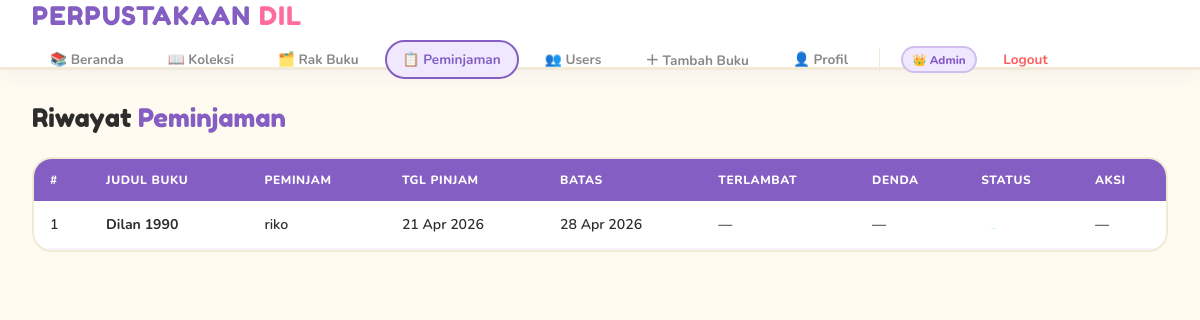
Page /peminjaman (signed in) on the committed database.
### models.py (models this page shows, shortened)
class User(UserMixin, db.Model):
    __tablename__ = 'users'
    id         = db.Column(db.Integer, primary_key=True)
    nama       = db.Column(db.String(100), nullable=False)
    email      = db.Column(db.String(120), unique=True, nullable=False)
    username   = db.Column(db.String(50), unique=True, nullable=False)
    password   = db.Column(db.String(200), nullable=False)
    hp         = db.Column(db.String(20), default='')
    role       = db.Column(db.String(20), default='pengunjung')  # admin / pengunjung
    created_at = db.Column(db.DateTime, default=datetime.utcnow)
    peminjaman = db.relationship('Peminjaman', backref='user', lazy=True)
    ulasan     = db.relationship('Ulasan', backref='user', lazy=True)

class Peminjaman(db.Model):
    __tablename__ = 'peminjaman'
    id            = db.Column(db.Integer, primary_key=True)
    buku_id       = db.Column(db.Integer, db.ForeignKey('buku.id'), nullable=False)
    user_id       = db.Column(db.Integer, db.ForeignKey('users.id'), nullable=True)
    nama_peminjam = db.Column(db.String(100), nullable=False)
    tanggal       = db.Column(db.Date, default=date.today)
    batas_kembali = db.Column(db.Date, nullable=True)
    status        = db.Column(db.String(20), default='Dipinjam')  # Dipinjam / Dikembalikan
    denda_lunas   = db.Column(db.Boolean, default=False)
    created_at    = db.Column(db.DateTime, default=datetime.utcnow)
    BATAS_HARI    = 7
    DENDA_PER_HARI = 2000
    @property
    def hari_terlambat(self):
        if self.status == 'Dikembalikan':
            return 0
        diff = (date.today() - self.tanggal).days
        return max(0, diff - self.BATAS_HARI)
    @property
    def total_denda(self):
        return self.hari_terlambat * self.DENDA_PER_HARI

class Buku(db.Model):
    __tablename__ = 'buku'
    id        = db.Column(db.Integer, primary_key=True)
    judul     = db.Column(db.String(200), nullable=False)
    penulis   = db.Column(db.String(100), nullable=False)
    tahun     = db.Column(db.Integer, default=2024)
    genre     = db.Column(db.String(50), default='Lainnya')
    stok      = db.Column(db.Integer, default=1)
    deskripsi = db.Column(db.Text, default='')
    cover     = db.Column(db.String(300), default='')   # filename di uploads/covers/
    cerita    = db.Column(db.Text, default='')
    rak_id    = db.Column(db.Integer, db.ForeignKey('rak.id'), nullable=True)
    created_at = db.Column(db.DateTime, default=datetime.utcnow)
    peminjaman = db.relationship('Peminjaman', backref='buku', lazy=True)
    ulasan     = db.relationship('Ulasan', backref='buku', lazy=True)

### routes/peminjaman.py (the view)
@peminjaman.route('/peminjaman')
@login_required
@admin_required
def index():
    daftar = Peminjaman.query.order_by(Peminjaman.created_at.desc()).all()
    return render_template('peminjaman/index.html', peminjaman=daftar)

### routes/peminjaman.py (called while the page is built)
def admin_required(f):
    @wraps(f)
    def decorated(*args, **kwargs):
        if not current_user.is_authenticated or current_user.role != 'admin':
            flash('Akses ditolak.', 'error')
            return redirect(url_for('main.index'))
        return f(*args, **kwargs)
    return decorated

### templates/peminjaman/index.html (shortened to what this page needs)
{% extends 'base.html' %}
{% block content %}
<div class="page-header">
  <div class="page-title">Riwayat <span>Peminjaman</span></div>
</div>
<div class="table-wrap">
  <table>
    <thead>
      <tr><th>#</th><th>Judul Buku</th><th>Peminjam</th><th>Tgl Pinjam</th><th>Batas</th><th>Terlambat</th><th>Denda</th><th>Status</th><th>Aksi</th></tr>
    </thead>
    <tbody>
    {% for p in peminjaman %}
    <tr>
      <td>{{ p.id }}</td>
      <td><b>{{ p.buku.judul }}</b></td>
      <td>{{ p.nama_peminjam }}</td>
      <td>{{ p.tanggal.strftime('%d %b %Y') }}</td>
      <td>{{ p.batas_kembali.strftime('%d %b %Y') if p.batas_kembali else '—' }}</td>
      <td>{% if p.hari_terlambat > 0 %}<span style="color:var(--accent);font-weight:800">{{ p.hari_terlambat }} hari</span>{% else %}—{% endif %}</td>
      <td>
        {% if p.total_denda > 0 %}
          <span class="denda-chip {{ 'denda-lunas' if p.denda_lunas }}">{{ '✓ Lunas' if p.denda_lunas else p.total_denda | rupiah }}</span>
          {% if not p.denda_lunas and p.status == 'Dikembalikan' %}
          <form method="POST" action="{{ url_for('peminjaman.bayar_denda', id=p.id) }}" style="display:inline">
            <button type="submit" class="btn btn-outline btn-sm" style="margin-left:.3rem">Bayar</button>
          </form>
          {% endif %}
        {% else %}—{% endif %}
      </td>
      <td>
        {% if p.status == 'Dipinjam' and p.hari_terlambat > 0 %}
          <span class="badge badge-terlambat">⚠️ Terlambat</span>
        {% elif p.status == 'Dipinjam' %}
          <span class="badge badge-dipinjam">Dipinjam</span>
        {% else %}
          <span class="badge badge-kembali">Dikembalikan</span>
        {% endif %}
      </td>
      <td>
        {% if p.status == 'Dipinjam' %}
        <form method="POST" action="{{ url_for('peminjaman.kembalikan', id=p.id) }}">
          <button type="submit" class="btn btn-outline btn-sm">Kembalikan</button>
        </form>
        {% else %}—{% endif %}
      </td>
    </tr>
    {% else %}
    <tr><td colspan="9" class="empty-state">Belum ada peminjaman</td></tr>
    {% endfor %}
    </tbody>
  </table>
</div>
{% endblock %}

### templates/base.html (shortened to what this page needs)
<!DOCTYPE html>
<html lang="id">
<head>
<link rel="stylesheet" href="{{ url_for('static', filename='css/style.css') }}">
</head>
<body>
{% if current_user.is_authenticated %}
<header>
  <div class="logo">PERPUSTAKAAN <span>DIL</span></div>
  <nav>
    <a href="{{ url_for('main.index') }}"        class="nav-btn {% if request.endpoint == 'main.index' %}active{% endif %}">📚 Beranda</a>
    <a href="{{ url_for('books.index') }}"        class="nav-btn {% if request.blueprint == 'books' %}active{% endif %}">📖 Koleksi</a>
    <a href="{{ url_for('main.rak') }}"           class="nav-btn {% if request.endpoint == 'main.rak' %}active{% endif %}">🗂️ Rak Buku</a>
    {% if current_user.role == 'admin' %}
    <a href="{{ url_for('peminjaman.index') }}"   class="nav-btn {% if request.blueprint == 'peminjaman' %}active{% endif %}">📋 Peminjaman</a>
    <a href="{{ url_for('main.users') }}"         class="nav-btn {% if request.endpoint == 'main.users' %}active{% endif %}">👥 Users</a>
    <a href="{{ url_for('books.tambah') }}"       class="nav-btn {% if request.endpoint == 'books.tambah' %}active{% endif %}">＋ Tambah Buku</a>
    {% endif %}
    <a href="{{ url_for('main.profil') }}"        class="nav-btn {% if request.endpoint == 'main.profil' %}active{% endif %}">👤 Profil</a>
    <span class="role-badge role-{{ current_user.role }}">
      {{ '👑 Admin' if current_user.role == 'admin' else '👤 ' + current_user.nama }}
    </span>
    <a href="{{ url_for('auth.logout') }}" class="nav-btn btn-logout">Logout</a>
  </nav>
</header>
{% endif %}
<div class="{% if current_user.is_authenticated %}main-wrap{% endif %}">
  {% block content %}{% endblock %}
</div>
</body>
</html>

### static/css/style.css (style rules this page uses)
:root { --bg:#FFFBF0;--bg2:#FFFFFF;--bg3:#F8F4FF;--gold:#845EC2;--gold2:#9B72D0;--cream:#2D2D2D;--text:#2D2D2D;--muted:#888;--accent:#FF5E5E;--green:#06D6A0;--border:rgba(132,94,194,0.18);--pink:#FF6B9D;--yellow:#FFD93D;--teal:#06D6A0;--purple:#845EC2;--orange:#FF9A3C;--blue:#4FC3F7; }
* { margin:0;padding:0;box-sizing:border-box; }
body { background:var(--bg);color:var(--text);font-family:'Nunito',sans-serif;min-height:100vh; }
header { background:var(--bg2);border-bottom:3px solid #F0EAD6;padding:0 2rem;display:flex;align-items:center;justify-content:space-between;height:70px;position:sticky;top:0;z-index:100;box-shadow:0 4px 20px rgba(132,94,194,0.08);flex-wrap:wrap;gap:.5rem; }
.logo { font-family:'Fredoka One',cursive;font-size:1.6rem;color:var(--purple);letter-spacing:.05em;text-decoration:none; }
.logo span { color:var(--pink); }
nav { display:flex;gap:.5rem;align-items:center;flex-wrap:wrap; }
.nav-btn { background:none;border:2px solid transparent;color:var(--muted);font-family:'Nunito',sans-serif;font-size:.85rem;font-weight:700;padding:.5rem 1rem;cursor:pointer;border-radius:50px;transition:all .2s;text-decoration:none;display:inline-block; }
.nav-btn:hover,.nav-btn.active { color:var(--purple);background:#F0E8FF;border-color:var(--purple); }
.btn-logout { color:var(--accent)!important; }
.role-badge { font-size:.72rem;padding:.2rem .6rem;border-radius:20px;font-weight:800;margin-left:.5rem; }
.role-admin { background:#F0E8FF;color:var(--purple);border:2px solid rgba(132,94,194,.3); }
.main-wrap { max-width:1200px;margin:0 auto;padding:2rem; }
.page-header,.section-head { display:flex;align-items:center;justify-content:space-between;margin-bottom:1.5rem;flex-wrap:wrap;gap:1rem; }
.page-title,.section-title { font-family:'Fredoka One',cursive;font-size:1.6rem;color:var(--text); }
.page-title span,.section-title span { color:var(--purple); }
.table-wrap { overflow-x:auto;background:#fff;border-radius:20px;border:2.5px solid #F0EAD6;overflow:hidden; }
table { width:100%;border-collapse:collapse;font-size:.88rem; }
th { text-align:left;padding:.8rem 1rem;background:var(--purple);color:#fff;font-weight:800;letter-spacing:.05em;text-transform:uppercase;font-size:.75rem; }
td { padding:.9rem 1rem;border-bottom:2px solid #F8F4FF;color:var(--text);font-weight:600; }
.badge { font-size:.73px;padding:.2rem .65rem;border-radius:20px;font-weight:800; }
.badge-kembali { color:var(--teal);font-weight:800; }

### rows in the picture
User: role "👑 Admin"
Peminjaman: id "1", buku.judul "Dilan 1990", nama_peminjam "riko", tanggal "21 Apr 2026", batas_kembali "28 Apr 2026"
